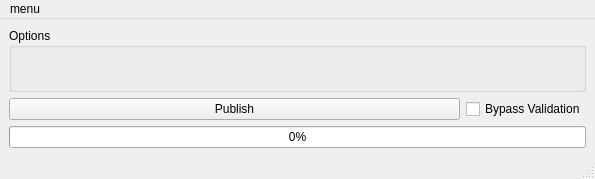
<?xml version="1.0" encoding="UTF-8"?>
<ui version="4.0">
 <class>MainWindow</class>
 <widget class="QMainWindow" name="MainWindow">
  <property name="geometry">
   <rect>
    <x>0</x>
    <y>0</y>
    <width>595</width>
    <height>179</height>
   </rect>
  </property>
  <property name="windowTitle">
   <string>MainWindow</string>
  </property>
  <widget class="QWidget" name="centralwidget">
   <layout class="QVBoxLayout" name="verticalLayout">
    <item>
     <widget class="QGroupBox" name="groupBox_options">
      <property name="title">
       <string>Options</string>
      </property>
      <layout class="QVBoxLayout" name="vlayout_gb"/>
     </widget>
    </item>
    <item>
     <layout class="QHBoxLayout" name="horizontalLayout">
      <item>
       <widget class="QPushButton" name="btn_publish">
        <property name="sizePolicy">
         <sizepolicy hsizetype="Expanding" vsizetype="Fixed">
          <horstretch>0</horstretch>
          <verstretch>0</verstretch>
         </sizepolicy>
        </property>
        <property name="text">
         <string>Publish</string>
        </property>
       </widget>
      </item>
      <item>
       <widget class="QCheckBox" name="checkBox_bypass_validation">
        <property name="text">
         <string>Bypass Validation</string>
        </property>
       </widget>
      </item>
     </layout>
    </item>
    <item>
     <widget class="QProgressBar" name="progressBar">
      <property name="value">
       <number>0</number>
      </property>
     </widget>
    </item>
   </layout>
  </widget>
  <widget class="QMenuBar" name="menubar">
   <property name="geometry">
    <rect>
     <x>0</x>
     <y>0</y>
     <width>595</width>
     <height>21</height>
    </rect>
   </property>
   <widget class="QMenu" name="menumenu">
    <property name="title">
     <string>menu</string>
    </property>
    <addaction name="actionhelp"/>
   </widget>
   <addaction name="menumenu"/>
  </widget>
  <widget class="QStatusBar" name="statusbar"/>
  <action name="actionhelp">
   <property name="text">
    <string>help</string>
   </property>
  </action>
 </widget>
 <resources/>
 <connections/>
</ui>
